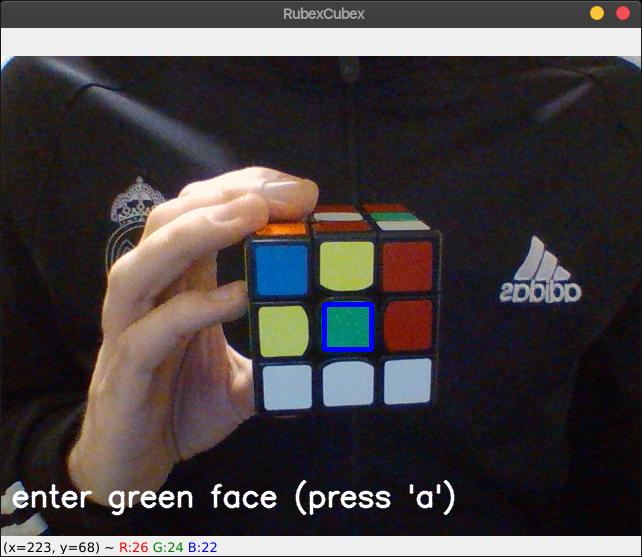
#> input picture images/calibration.png, 642 x 557 px
$ python -i frame_extract.py   (imports and definitions only)
#> lines starting #> are read from the running program, lines starting #| are printed output that depends on the picture; after the words box and inside, x2 and y2 are one past the last pixel; in counts of white or black regions, pixels touching at a corner belong together
import re
from email.mime import image

import cv2


class ContourContainer:

    def __init__(self, contour) -> None:
        self.contour = contour
        self.epsilon=0.01*cv2.arcLength(contour, True)
        self.approx = cv2.approxPolyDP(contour, self.epsilon, closed=True)
        self.bounding_rect = cv2.boundingRect(self.approx)

def get_contours(frame):
    hsv_value = cv2.cvtColor(frame, cv2.COLOR_BGR2HSV)[:,:,2]
    blurred = cv2.GaussianBlur(hsv_value, (15, 15), 0)
    canny = cv2.Canny(blurred, 10, 20, 3)
    kernel = cv2.getStructuringElement(cv2.MORPH_RECT, (7, 7))
    dilated = cv2.dilate(canny, kernel)

    (contours, hierarchy) = cv2.findContours(dilated.copy(),
                                         cv2.RETR_TREE,
                                         cv2.CHAIN_APPROX_SIMPLE)

    hasChild = hierarchy[0, :, 2]
    nonParentContourIndexes = (hasChild == -1).nonzero()[0]
    contours = [contours[i] for i in nonParentContourIndexes]

    contour_containers = [ContourContainer(contour) for contour in contours]
    squerishContours = [contour_container for contour_container in contour_containers if is_square(contour_container)]

    # approx = [contour_container.approx for contour_container in squerishContours]
    bounding_rects = [contour_container.bounding_rect for contour_container in get_cube_countours(squerishContours)]

    y_sorted = sorted(bounding_rects, key=lambda item: item[1])

    top_row = sorted(y_sorted[0:3], key=lambda item: - item[0])
    middle_row = sorted(y_sorted[3:6], key=lambda item: - item[0])
    bottom_row = sorted(y_sorted[6:9], key=lambda item: - item[0])

    sorted_bounding_rects = top_row + middle_row + bottom_row

    return dilated, sorted_bounding_rects

def get_cube_countours(squerishContours):

    neighbours = {}

    for contour in squerishContours:
        test_bounding_rects = get_neighbour_bounding_rects(contour.bounding_rect)
        neighbours[contour] = []
        for neighbour in squerishContours:
            if neighbour == contour:
                continue
            (x, y, w, h) = neighbour.bounding_rect
            for (neig_x, neig_y) in test_bounding_rects:
                 if (x < neig_x and y < neig_y) and (x + w > neig_x and y + h > neig_y):
                        if neighbour not in neighbours[contour]:
                            neighbours[contour].append(neighbour)

    for key, value in neighbours.items():
        if len(value) == 8:
            return value + [key]

    return []

def get_neighbour_bounding_rects(root_bounding_box):
    (x, y, w, h) = root_bounding_box
    center = (x + w/2, y + h/2)
    radius = 1.3

    top_left = (center[0] - w * radius, center[1] - h * radius)
    top_mid = (center[0], center[1] - h * radius)
    top_right = (center[0] + w * radius, center[1] - h * radius)

    mid_left = (center[0] - w * radius, center[1])
    mid_right = (center[0] + w * radius, center[1])

    bot_left = (center[0] - w * radius, center[1] + h * radius)
    bot_mid = (center[0], center[1] + h * radius)
    bot_right = (center[0] + w * radius, center[1] + h * radius)

    return [top_left, top_mid, top_right, top_left, mid_left, mid_right, bot_left, bot_mid, bot_right]

def is_square(contour_container):
    return len(contour_container.approx) >= 4 and isSquerish(contour_container)

def isSquerish(contour_container):
    area = cv2.contourArea(contour_container.contour)
    (x, y, w, h) = contour_container.bounding_rect

    # Find aspect ratio of boundary rectangle around the countours.
    ratio = w / float(h)

    # Check if contour is close to a square.
    if ratio >= 0.8 and ratio <= 1.2 and w >= 30 and w <= 60 and area / (w * h) > 0.4:
        return True

    return False

>>> import cv2
>>> picture = cv2.imread('images/calibration.png')
#> picture is the input picture: shape (557, 642, 3); mean B, G, R 66.2, 65, 70.5
>>> result = get_contours(picture)
#> in get_contours, `hsv_value = cv2.cvtColor(frame, cv2.COLOR_BGR2HSV)[:,:,2]`:
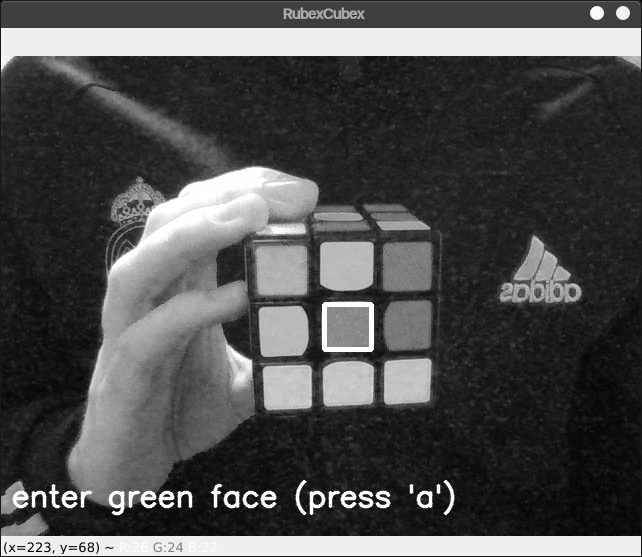
#> hsv_value: shape (557, 642); min 0, max 255, mean 78.1
#> in get_contours, `blurred = cv2.GaussianBlur(hsv_value, (15, 15), 0)`:
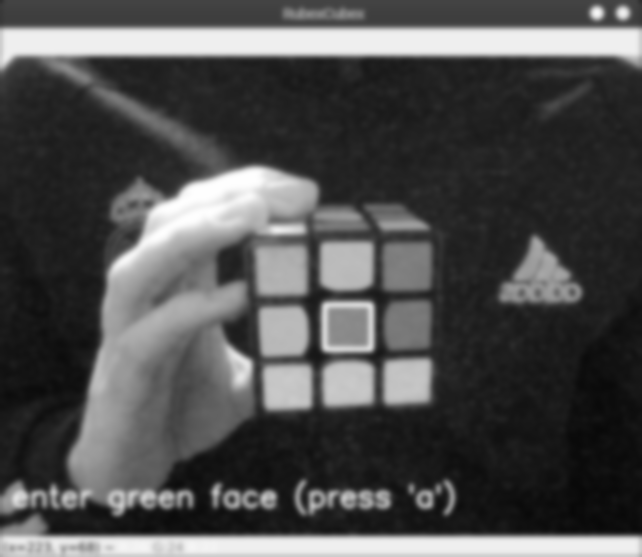
#> blurred: shape (557, 642); min 8, max 254, mean 78.4
#> in get_contours, `canny = cv2.Canny(blurred, 10, 20, 3)`:
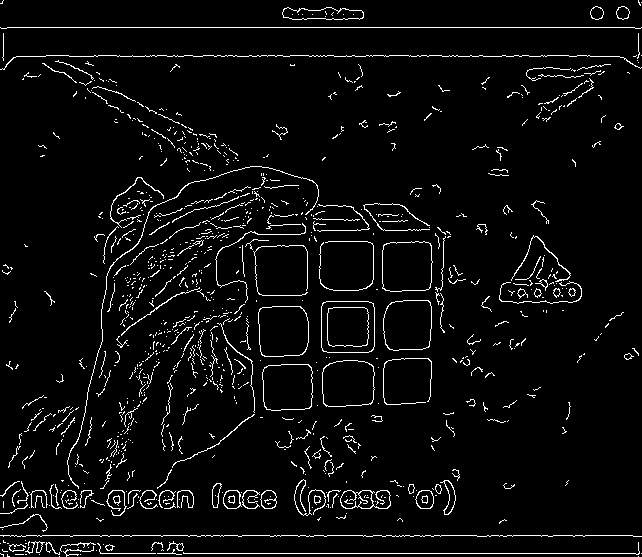
#> canny: shape (557, 642); 4.5% white in thin lines or dots
#> in get_contours, `dilated = cv2.dilate(canny, kernel)`:
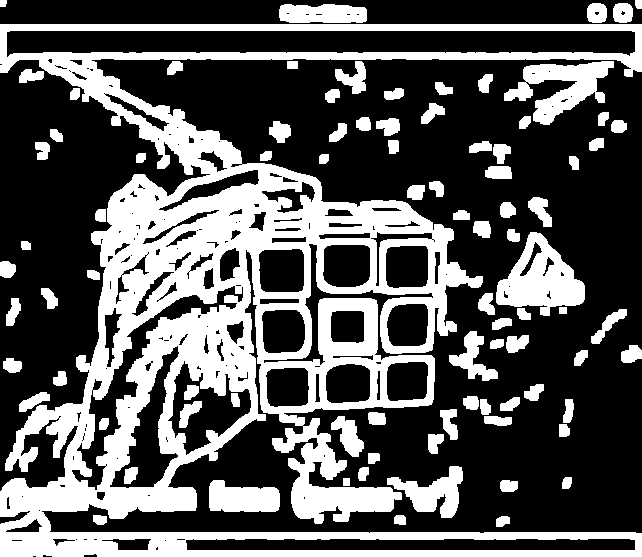
#> dilated: shape (557, 642); 34.6% white; 88 white regions
#> in get_contours, `(contours, hierarchy) = cv2.findContours(dilated.copy(), cv2.RETR_TREE..`: contours = 269 contours, 100 with area under 20; largest, box (x1, y1, x2, y2) and area: (0, 24, 642, 557) 142702, (6, 30, 636, 58) 14016, (185, 538, 636, 551) 5132, (71, 285, 244, 491) 4574, (496, 232, 585, 316) 4127
#> in get_contours, `hasChild = hierarchy[0, :, 2]`: hasChild = 269 values, max 266 at index 265, min -1 at index 0, mean 4.41
#> in get_contours, `nonParentContourIndexes = (hasChild == -1).nonzero()[0]`: nonParentContourIndexes = 260 values from 0 to 268
#> in get_contours, `contours = [contours[i] for i in nonParentContourIndexes]`: contours = 260 contours, 100 with area under 20; largest, box (x1, y1, x2, y2) and area: (6, 30, 636, 58) 14016, (185, 538, 636, 551) 5132, (258, 248, 305, 293) 1906, (322, 244, 371, 288) 1906, (385, 245, 429, 289) 1754
#> in get_contours, `contour_containers = [ContourContainer(contour) for contour in contours]`: contour_containers = 260 items
#> in get_contours, `squerishContours = [contour_container for contour_container in contour..`: squerishContours = 11 items
#> the loop in get_cube_countours, `for contour in squerishContours:` made 11 passes
#> (x in get_neighbour_bounding_rects, y in get_neighbour_bounding_rects, w in get_neighbour_bounding_rects, h in get_neighbour_bounding_rects, center in get_neighbour_bounding_rects, top_left in get_neighbour_bounding_rects, top_mid in get_neighbour_bounding_rects, top_right in get_neighbour_bounding_rects) on passes 1 to 8: (331, 416, 33, 41, (347.5, 436.5), (304.6, 383.2), (347.5, 383.2), (390.4, 383.2)), (335, 61, 31, 33, (350.5, 77.5), (310.2, 34.6), (350.5, 34.6), (390.8, 34.6)), (266, 367, 43, 40, (287.5, 387), (231.6, 335), (287.5, 335), (343.4, 335)), (325, 363, 46, 40, (348, 383), (288.2, 331), (348, 331), (407.8, 331)), (386, 361, 43, 41, (407.5, 381.5), (351.6, 328.2), (407.5, 328.2), (463.4, 328.2)), (330, 310, 35, 34, (347.5, 327), (302, 282.8), (347.5, 282.8), (393, 282.8)), (261, 309, 45, 45, (283.5, 331.5), (225, 273), (283.5, 273), (342, 273)), (386, 303, 43, 44, (407.5, 325), (351.6, 267.8), (407.5, 267.8), (463.4, 267.8))
#> the loop in get_cube_countours, `for key, value in neighbours.items():` made 6 passes
#> in get_contours, `bounding_rects = [contour_container.bounding_rect for contour_containe..`: bounding_rects = [(266, 367, 43, 40), (325, 363, 46, 40), (386, 361, 43, 41), (261, 309, 45, 45), (386, 303, 43, 44), (258, 249, 47, 44), (385, 245, 44, 43), (322, 244, 49, 44), (330, 310, 35, 34)]
#> in get_contours, `y_sorted = sorted(bounding_rects, key=lambda item: item[1])`: y_sorted = [(322, 244, 49, 44), (385, 245, 44, 43), (258, 249, 47, 44), (386, 303, 43, 44), (261, 309, 45, 45), (330, 310, 35, 34), (386, 361, 43, 41), (325, 363, 46, 40), (266, 367, 43, 40)]
#> in get_contours, `top_row = sorted(y_sorted[0:3], key=lambda item: - item[0])`: top_row = [(385, 245, 44, 43), (322, 244, 49, 44), (258, 249, 47, 44)]
#> in get_contours, `middle_row = sorted(y_sorted[3:6], key=lambda item: - item[0])`: middle_row = [(386, 303, 43, 44), (330, 310, 35, 34), (261, 309, 45, 45)]
#> in get_contours, `bottom_row = sorted(y_sorted[6:9], key=lambda item: - item[0])`: bottom_row = [(386, 361, 43, 41), (325, 363, 46, 40), (266, 367, 43, 40)]
#> in get_contours, `sorted_bounding_rects = top_row + middle_row + bottom_row`: sorted_bounding_rects = [(385, 245, 44, 43), (322, 244, 49, 44), (258, 249, 47, 44), (386, 303, 43, 44), (330, 310, 35, 34), (261, 309, 45, 45), (386, 361, 43, 41), (325, 363, 46, 40), (266, 367, 43, 40)]

$ run again, on images/faces.png
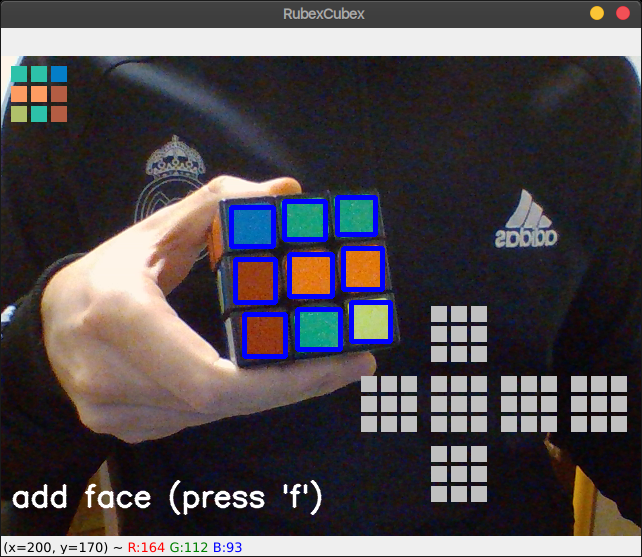
#> input picture images/faces.png, 642 x 557 px
#> picture is the input picture: shape (557, 642, 3); mean B, G, R 77.4, 73, 78.3
#> in get_contours, `canny = cv2.Canny(blurred, 10, 20, 3)`:
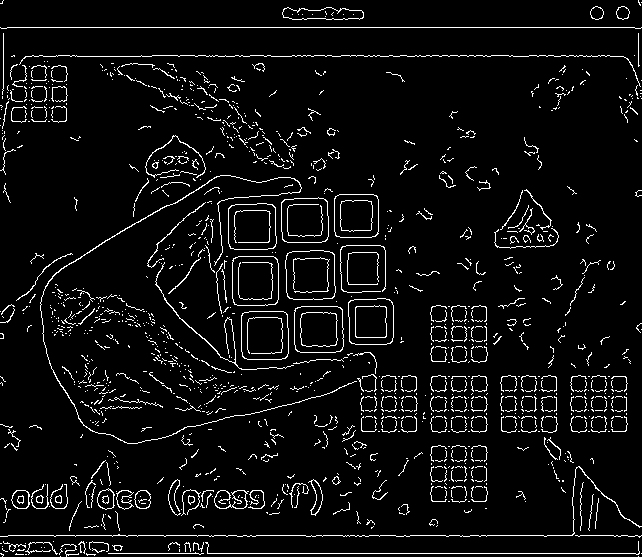
#> canny: shape (557, 642); 5.6% white in thin lines or dots
#> in get_contours, `dilated = cv2.dilate(canny, kernel)`:
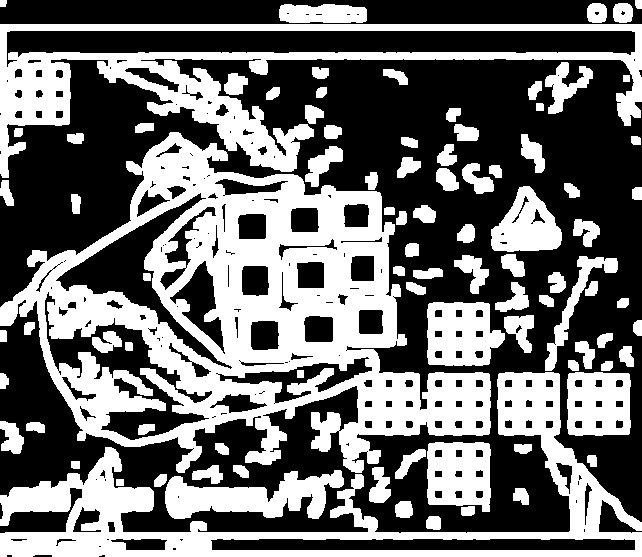
#> dilated: shape (557, 642); 42.6% white; 91 white regions
#> in get_contours, `(contours, hierarchy) = cv2.findContours(dilated.copy(), cv2.RETR_TREE..`: contours = 323 contours, 103 with area under 20; largest, box (x1, y1, x2, y2) and area: (0, 132, 491, 473) 90306, (0, 24, 642, 178) 36063, (0, 372, 642, 557) 29390, (6, 30, 636, 68) 14040, (44, 291, 213, 441) 7168
#> hasChild = 323 values, max 320 at index 319, min -1 at index 0, mean 7.45
#> nonParentContourIndexes = 306 values from 0 to 322
#> in get_contours, `contours = [contours[i] for i in nonParentContourIndexes]`: contours = 306 contours, 103 with area under 20; largest, box (x1, y1, x2, y2) and area: (6, 30, 636, 68) 14040, (210, 538, 636, 551) 4888, (169, 260, 226, 355) 1975, (250, 320, 280, 351) 812, (241, 265, 270, 297) 804
#> contour_containers = 306 items
#> squerishContours = 7 items
#> the loop in get_cube_countours, `for contour in squerishContours:` made 7 passes
#> (x in get_neighbour_bounding_rects, y in get_neighbour_bounding_rects, w in get_neighbour_bounding_rects, h in get_neighbour_bounding_rects, center in get_neighbour_bounding_rects, top_left in get_neighbour_bounding_rects, top_mid in get_neighbour_bounding_rects, top_right in get_neighbour_bounding_rects) on passes 1 to 5: (495, 282, 34, 30, (512, 297), (467.8, 258), (512, 258), (556.2, 258)), (454, 255, 35, 39, (471.5, 274.5), (426, 223.8), (471.5, 223.8), (517, 223.8)), (462, 164, 32, 30, (478, 179), (436.4, 140), (478, 140), (519.6, 140)), (305, 146, 38, 41, (324, 166.5), (274.6, 113.2), (324, 113.2), (373.4, 113.2)), (250, 320, 30, 31, (265, 335.5), (226, 295.2), (265, 295.2), (304, 295.2))
#> the loop in get_cube_countours, `for key, value in neighbours.items():` made 7 passes
#> bounding_rects = []
